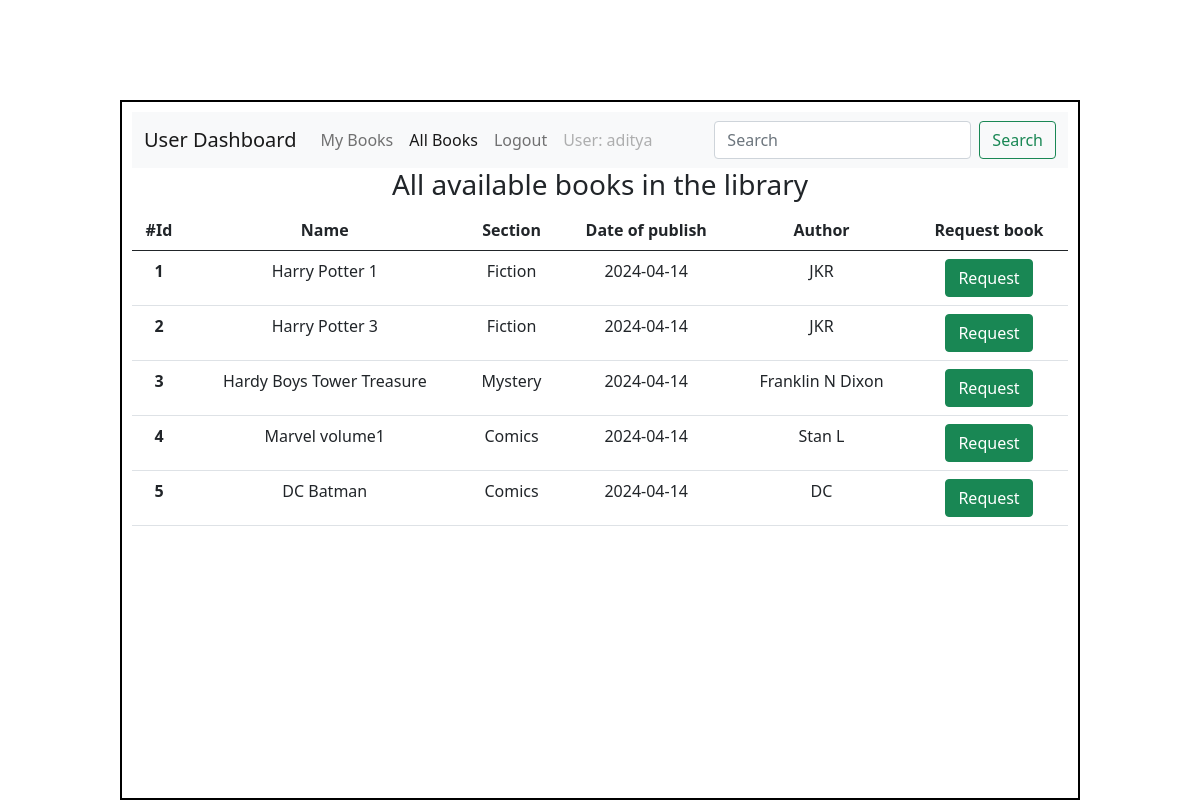
The app's page /user_dash_allbooks/1 with its own data.
### application/models.py (models this page shows)
class User(db.Model):
    id = db.Column(db.Integer(), primary_key = True)
    user_name = db.Column(db.String(), nullable = False, unique = True)
    password = db.Column(db.String(), nullable = False)
    mybooks = db.relationship("All_books", backref = "creator")

class All_books(db.Model):
    id = db.Column(db.Integer, primary_key=True)
    book_name = db.Column(db.String(100), nullable=False)
    s_book_name = db.Column(db.String(100), nullable=False)
    section_id = db.Column(db.Integer, db.ForeignKey('sections.section_id'), nullable=False)
    section = db.relationship('Sections', backref='books_related')
    author = db.Column(db.String(100), nullable=False)
    s_author = db.Column(db.String(100), nullable=False)
    published_date = db.Column(db.Date, nullable=False)
    content = db.Column(db.Text, nullable=False)
    d_link = db.Column(db.String(), nullable=False)
    issue_date = db.Column(db.String(), nullable = True)
    return_date = db.Column(db.String(), nullable = True)
    status = db.Column(db.String(), default = "in store")
    user_id = db.Column(db.Integer(), db.ForeignKey("user.id"), nullable=True)
    user = db.relationship("User", backref="books")
    reviews = db.relationship('Review', backref='book')

class Sections(db.Model):
    section_id = db.Column(db.Integer, primary_key=True)
    section_name = db.Column(db.String(100), unique=True, nullable=False)
    s_section_name = db.Column(db.String(100), unique=True, nullable=False)
    pub_date = db.Column(db.String, nullable=False)
    description = db.Column(db.String)
    books = db.relationship('All_books', backref='related_section', lazy=True)

### application/controllers.py (the view)
@app.route('/user_dash_allbooks/<int:user_id>', methods = ['GET', 'POST'])
def all_books(user_id):
    books = All_books.query.filter_by(status='in store').all()
    user = User.query.get(user_id)
    print(books)
    return render_template('user_dash_allbooks.html', u_id = user.id, u_name = user.user_name, books = books)

### templates/user_dash_allbooks.html (shortened to what this page needs)
<!DOCTYPE html>
<html lang="en">
<head>
    <link rel="stylesheet" href="{{ url_for('static', filename='style.css') }}">
    <link href="https://cdn.jsdelivr.net/npm/bootstrap@5.0.2/dist/css/bootstrap.min.css" rel="stylesheet">
</head>
<body>
    <div id="dashboard">
            <nav class="navbar navbar-expand-lg navbar-light bg-light">
                <div class="container-fluid">
                  <a class="navbar-brand" href="/user/{{u_id}}"><bold>User Dashboard</bold></a>
                  <div class="collapse navbar-collapse" id="navbarSupportedContent">
                    <ul class="navbar-nav me-auto mb-2 mb-lg-0">
                      <li class="nav-item">
                        <a class="nav-link" href="/user/{{u_id}}">My Books</a>
                      </li>
                      <li class="nav-item">
                        <a class="nav-link active" aria-current="page" href="/user_dash_allbooks/{{u_id}}">All Books</a>
                      </li>
                      <li class="nav-item">
                        <a class="nav-link" href="/">Logout</a>
                      </li>
                      <li class="nav-item">
                        <a class="nav-link disabled" tabindex="-1" aria-disabled="true">User: {{u_name}}</a>
                      </li>
                    </ul>
                    <form class="d-flex" action="/search/{{u_id}}">
                      <input class="form-control me-2" type="search" placeholder="Search" aria-label="Search" name="srch_word">
                      <button class="btn btn-outline-success" type="submit">Search</button>
                    </form>
                  </div>
                </div>
              </nav>
              <div id="tables">
                <h3>All available books in the library</h3>
                {% if books|length == 0 %}
                <h4> No books yet</h4>
                {% else %}
                <div id="trans-table">
                <table class="table">
                    <thead>
                      <tr>
                        <th scope="col">#Id</th>
                        <th scope="col">Name</th>
                        <th scope="col">Section</th>
                        <th scope="col">Date of publish</th>
                        <th scope="col">Author</th>
                        <th scope="col">Request book</th>
                      </tr>
                    </thead>
                    <tbody>
                      {% for book in books %}
                      <tr>
                        <th scope="row">{{loop.index}}</th>
                        <td>{{book.book_name}}</td>
                        <td>{{book.section.section_name}}</td>
                        <td>{{book.published_date}}</td>
                        <td>{{book.author}}</td>
                        <td><a href="/req_book/{{u_id}}/{{book.id}}"><button type="button" class="btn btn-success">Request</button></a></td>
                      </tr>
                      {% endfor %}
                    </tbody>
                  </table>
              </div>
              {% endif %}
            </div>
    </div>
</body>
</html>

### static/style.css (style rules this page uses)
* { margin: 0px; }
#tables { text-align: center; }
#dashboard { border: 2px solid black; margin: auto; width: 80%; height: 700px; margin-top: 100px; padding: 10px; padding-bottom: 0px auto; }
#trans-table { height: 500px; overflow:scroll; }

### records on screen
User: user_name "aditya"
All_books: book_name "Harry Potter 1", section.section_name "Fiction", published_date "2024-04-14", author "JKR"
All_books: book_name "Harry Potter 3", section.section_name "Fiction", published_date "2024-04-14", author "JKR"
All_books: book_name "Hardy Boys Tower Treasure", section.section_name "Mystery", published_date "2024-04-14", author "Franklin N Dixon"
All_books: book_name "Marvel volume1", section.section_name "Comics", published_date "2024-04-14", author "Stan L"
All_books: book_name "DC Batman", section.section_name "Comics", published_date "2024-04-14", author "DC"
